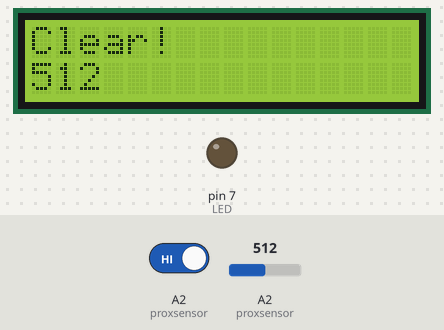
A sketch run on a simulated Arduino Uno, built with avr-gcc and run on an emulated ATmega328P. On the bench: 16×2 character LCD, output pins drawn as LEDs (lit = HIGH). Inputs (shaded band) come from the test bench; at power-on: A2 (proxsensor) HIGH, A2 (proxsensor) = 512.

Above: at 2.8 s.
2.9 s: A2 (proxsensor) driven LOW
At 4.3 s:
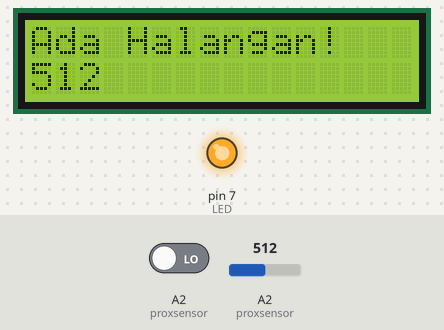
5.1 s: A2 (proxsensor) set to 716
At 6.1 s:
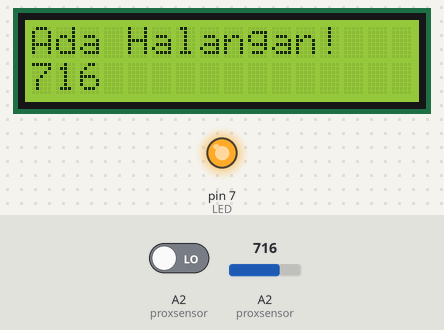
7.1 s: A2 (proxsensor) set to 900
At 8.9 s:
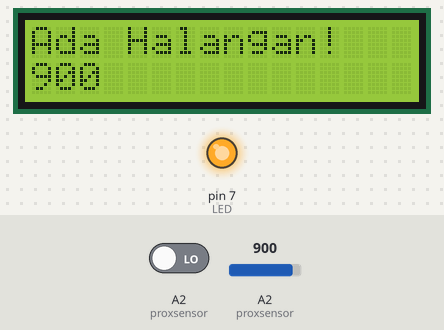
9.2 s: A2 (proxsensor) driven HIGH
At 10.6 s:
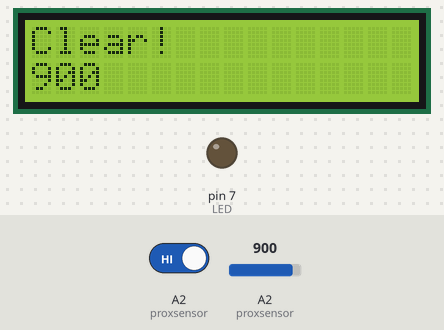
11.2 s: A2 (proxsensor) set to 1023
At 13.1 s:
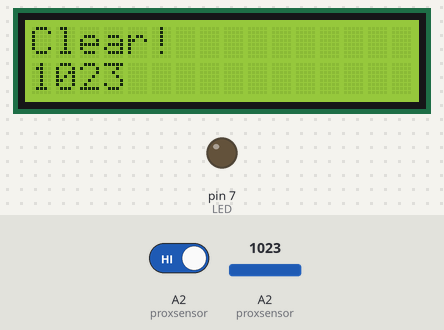
Timing chart, 0 to 14.2 s (numbered marks = the images above; inputs shaded):
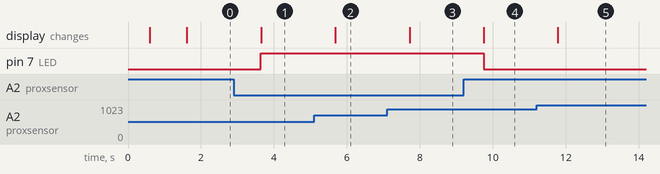

Measured:
- after the input at 2.9 s, pin 7 (LED): LOW → HIGH after 0.74 s; the display: changes after 0.75 s (image 1)
- after the input at 5.1 s, the display: changes after 0.59 s (image 2)
- after the input at 7.1 s, the display: changes after 0.63 s (image 3)
- after the input at 9.2 s, pin 7 (LED): HIGH → LOW after 0.55 s; the display: changes after 0.56 s (image 4)
- after the input at 11.2 s, the display: changes after 0.59 s (image 5)

The sketch:

proximity.ino
```cpp
#include <Wire.h>
#include <LiquidCrystal_I2C.h>
LiquidCrystal_I2C lcd(0x27, 16, 2);

const int proxsensor = A2;
const int LED = 7;
const int BUZZ = 8;
int pinbatas = A0;
int proxval = 0;

void setup() {
  pinMode(proxsensor, INPUT);

  lcd.begin();
  lcd.backlight();
  lcd.setCursor(1,0);
  lcd.print("System Aktif !");
  delay(500);
  lcd.setCursor(0,0);
  lcd.print("Dika Achmad P");
  lcd.setCursor(3,1);
  lcd.print("6702191072");
  delay(1000);
  pinMode(pinbatas, INPUT);
  pinMode(LED, OUTPUT);
  Serial.begin(9600);

}

void loop() {

  if (digitalRead(proxsensor) == LOW) {
    lcd.clear();
    lcd.setCursor(0,0);
    lcd.print("Ada Halangan!");
    digitalWrite(LED, HIGH);
    proxval = analogRead(proxsensor);
    lcd.setCursor(0,1);
    lcd.print(proxval);
    delay(1000);
 }

  if (digitalRead(proxsensor) == HIGH) {
    lcd.clear();
    lcd.setCursor(0,0);
    lcd.print("Clear!");
    digitalWrite(LED, LOW);
    proxval = analogRead(proxsensor);
    lcd.setCursor(0,1);
    lcd.print(proxval);
    delay(1000);
 }

}
```
